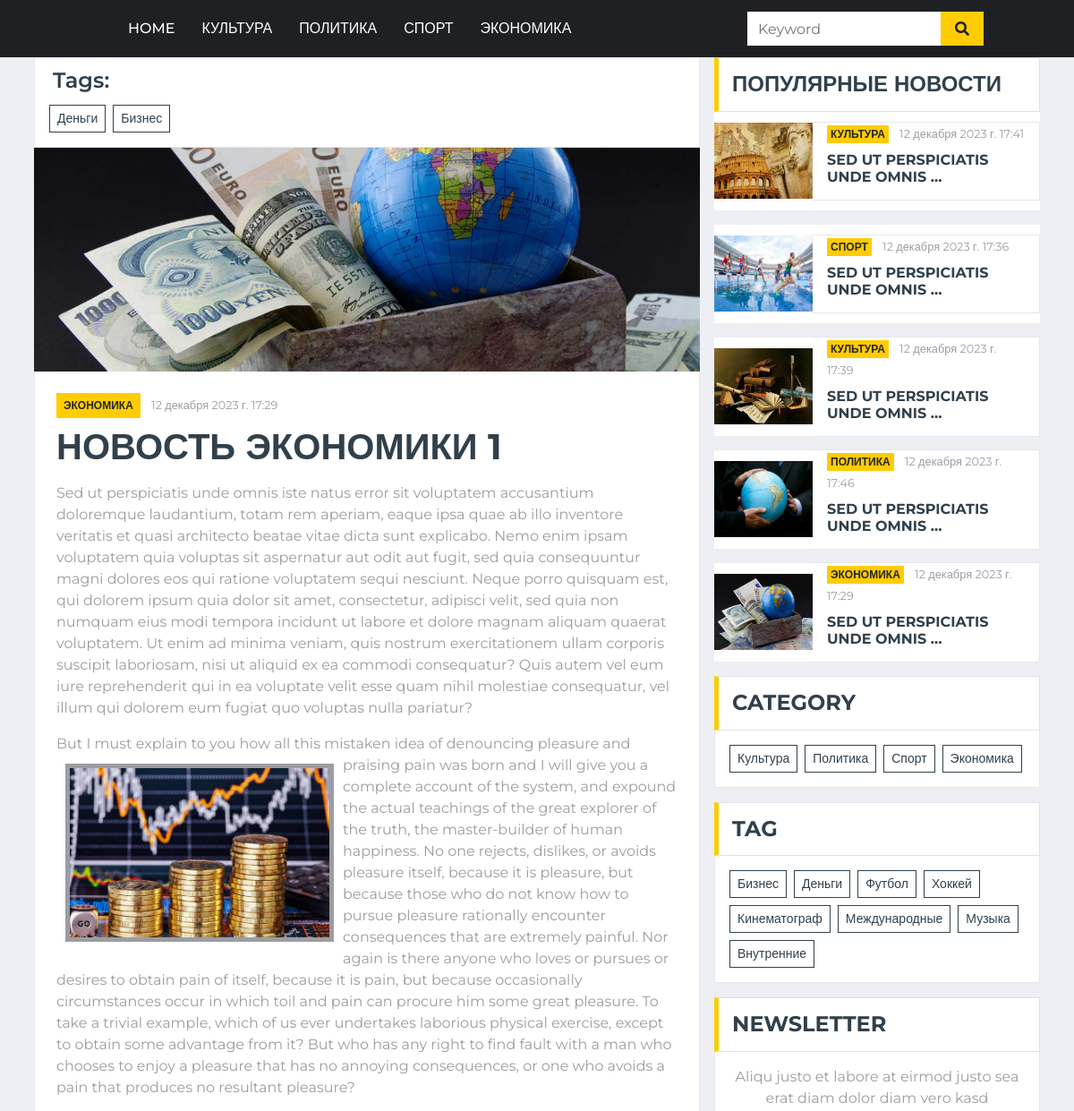
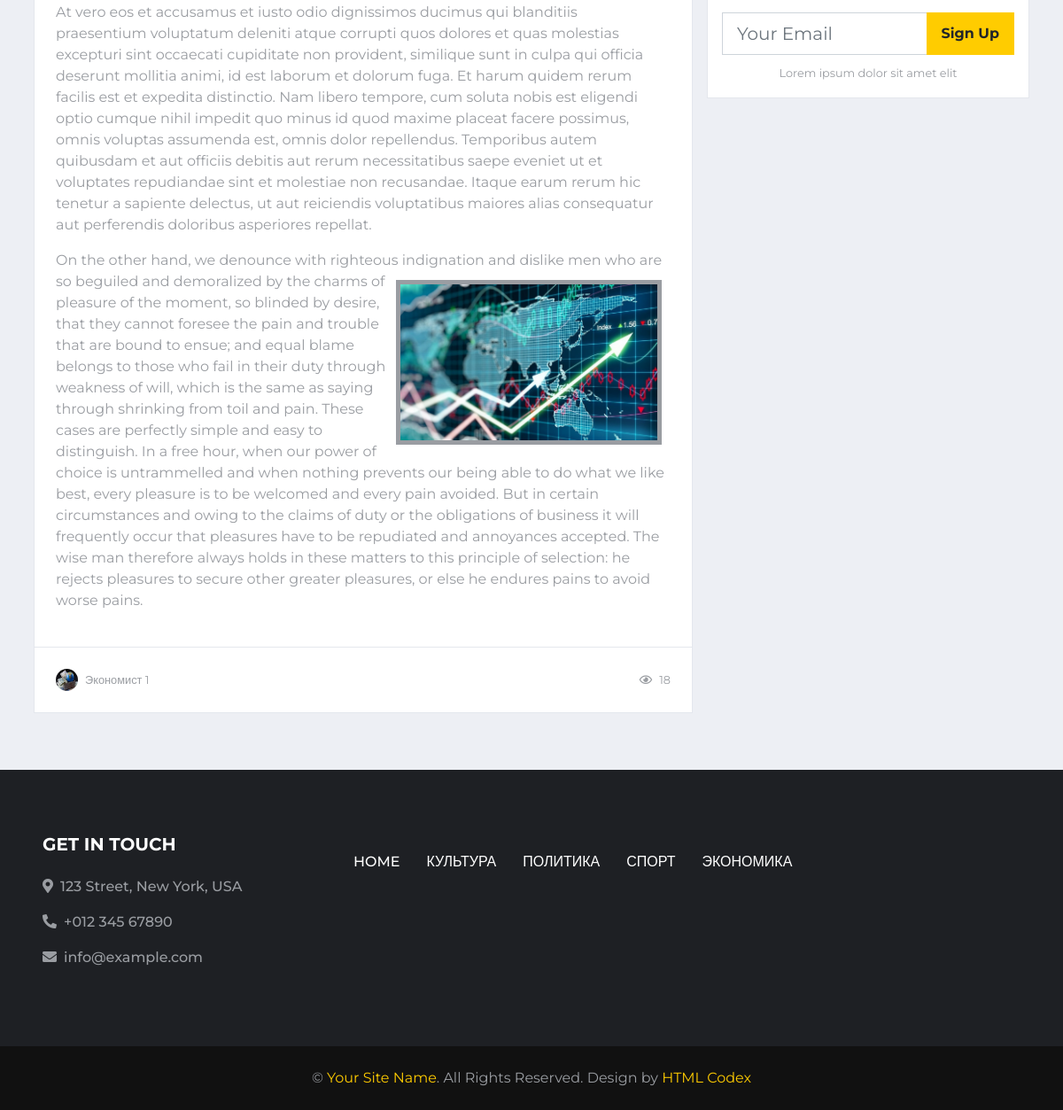
The page /news/novost-ekonomiki-1/ on the database its author committed (2 pictures, top to bottom).
### news/models.py (models this page shows, shortened)
class Category(models.Model):
    title = models.CharField(max_length=150)
    slug = models.SlugField(max_length=100, verbose_name='url', unique=True)
    def __str__(self):
        return self.title
    def get_absolute_url(self):
        return reverse('category', kwargs={"slug": self.slug})
    class Meta:
        ordering = ['title']
        verbose_name = 'Категория'
        verbose_name_plural = 'Категории'

class Tag(models.Model):
    title = models.CharField(max_length=50)
    slug = models.SlugField(max_length=100, verbose_name='url', unique=True)
    def __str__(self):
        return self.title
    def get_absolute_url(self):
        return reverse('tags', kwargs={"slug": self.slug})
    class Meta:
        verbose_name = 'Тег'
        verbose_name_plural = 'Теги'
        ordering = ['-title']

class News(models.Model):
    title = models.CharField(max_length=255)
    slug = models.SlugField(max_length=100, verbose_name='url', unique=True)
    author = models.CharField(max_length=100)
    content = models.TextField(blank=True)
    created_at = models.DateTimeField(auto_now_add=True, verbose_name='Дата публикации')
    photo = models.ImageField(upload_to='photos/%Y/%m/%d', blank=True)
    views = models.IntegerField(default=0, verbose_name='Количество просмотров')
    category = models.ForeignKey(Category, on_delete=models.PROTECT, related_name='news_cat')
    tags = models.ManyToManyField(Tag, blank=True, related_name='news_cat')
    def get_absolute_url(self):
        return reverse('news', kwargs={"slug": self.slug})
    class Meta:
        ordering = ['-created_at']
        verbose_name = 'Новость'
        verbose_name_plural = 'Новости'

### news/views.py (the view)
# urls.py: path('news/<str:slug>/', GetNews.as_view(), name='news'),
class GetNews(DetailView):
    model = News
    template_name = 'news/single.html'
    context_object_name = 'new'
    def get_context_data(self, *, object_list=None, **kwargs):
        context = super().get_context_data(**kwargs)
        context['tags'] = self.object.tags.all()
        self.object.views = F('views') + 1
        self.object.save()
        self.object.refresh_from_db()
        return context

### news/templatetags/cat_menu.py (called while the page is built)
@register.inclusion_tag('news/cat_menu_tpl.html')
def show_cat_menu(cat_menu_class='cat_menu'):
    categories = Category.objects.all()
    return {"categories": categories, "cat_menu_class": cat_menu_class}

### news/templatetags/category_menu.py (called while the page is built)
@register.inclusion_tag('news/category_menu_tpl.html')
def show_category_menu(category_menu_class='category_menu'):
    categories = Category.objects.all()
    return {"categories": categories, "category_menu_class": category_menu_class}

### news/templatetags/popular.py (called while the page is built)
@register.inclusion_tag('news/popular_news_right_tpl.html')
def get_popular_right(cnt=5):
    news = News.objects.order_by('-views')[:cnt].select_related()
    return {"news": news}

### news/templatetags/tag_menu.py (called while the page is built)
@register.inclusion_tag('news/tag_menu_tpl.html')
def show_tag_menu(tag_menu_class='tag_menu'):
    tags = Tag.objects.annotate(cnt=Count('news_cat')).filter(cnt__gt=0)
    return {"tags": tags, "tag_menu_class": tag_menu_class}

### news/templates/news/single.html (shortened to what this page needs)
{% extends 'base.html' %}
{% load static %}
{% block latestnews %}
<div class="col-lg-8">
    <div class="row">
        <div class="col-12">
            <div class="bg-white border border-top-0 p-3">
                <div class="d-flex flex-wrap m-n1">
                <h4 class="col-12">Tags:</h4>
                {% for tag in tags %}
                    <a href="{{ tag.get_absolute_url }}" class="btn btn-sm btn-outline-secondary m-1">{{ tag }}</a>
                {% endfor %}
                </div>
            </div>
        </div>
        <div class="col-lg-12">
            <div class="position-relative mb-3">
                {% if new.photo %}
                <img class="img-fluid w-100" src="{{ new.photo.url }}" style="object-fit: cover;height: 250px;">
                {% else %}
                <img class="img-fluid w-100" src="{% static 'news.jpg' %}" style="object-fit: cover;height: 250px;">
                {% endif %}
                <div class="bg-white border border-top-0 p-4">
                    <div class="mb-2">
                        <a class="badge badge-primary text-uppercase font-weight-semi-bold p-2 mr-2" href="{{ new.category.get_absolute_url }}">{{ new.category }}</a>
                        <a class="text-body" href=""><small>{{ new.created_at }}</small></a>
                    </div>
                    <h1 class="mb-3 text-secondary text-uppercase font-weight-bold">{{ new.title }}</h1>
                    <p>{{ new.content|safe }}</p>
                </div>
                <div class="d-flex justify-content-between bg-white border border-top-0 p-4">
                    <div class="d-flex align-items-center">
                        <img class="rounded-circle mr-2" src="{{ new.photo.url }}" width="25" height="25" alt="">
                        <small>{{ new.author }}</small>
                    </div>
                    <div class="d-flex align-items-center">
                        <small class="ml-3"><i class="far fa-eye mr-2"></i>{{ new.views }}</small>
                    </div>
                </div>
            </div>
        </div>
    </div>
</div>
{% endblock %}

### templates/base.html (shortened to what this page needs)
{% load static %}
{% load cache %}
<!DOCTYPE html>
<html lang="en">
<head>
    <link href="https://cdnjs.cloudflare.com/ajax/libs/font-awesome/5.15.0/css/all.min.css" rel="stylesheet">
    <link href="{% static 'lib/owlcarousel/assets/owl.carousel.min.css' %}" rel="stylesheet">
    <link href="{% static 'css/style.css' %}" rel="stylesheet">
</head>
<body>
    {% cache 10 header %}
        {% include 'inc/_header.html' %}
    {% endcache %}
    <div class="container-fluid">
        <div class="container">
            <div class="row">
                {% block latestnews %}{% endblock %}
                <div class="col-lg-4">
                    {% load popular %}
                    {% get_popular_right %}
                        {% load category_menu %}
                        {% show_category_menu %}
                    {% load tag_menu %}
                    {% show_tag_menu %}
                    <div class="mb-3">
                        <div class="section-title mb-0">
                            <h4 class="m-0 text-uppercase font-weight-bold">Newsletter</h4>
                        </div>
                        <div class="bg-white text-center border border-top-0 p-3">
                            <p>Aliqu justo et labore at eirmod justo sea erat diam dolor diam vero kasd</p>
                            <div class="input-group mb-2" style="width: 100%;">
                                <input type="text" class="form-control form-control-lg" placeholder="Your Email">
                                <div class="input-group-append">
                                    <button class="btn btn-primary font-weight-bold px-3">Sign Up</button>
                                </div>
                            </div>
                            <small>Lorem ipsum dolor sit amet elit</small>
                        </div>
                    </div>
                </div>
            </div>
        </div>
    </div>
    {% cache 10 footer %}
    {% include 'inc/_footer.html' %}
    {% endcache %}
</body>
</html>

### templates/inc/_header.html (shortened to what this page needs)
{% load cat_menu %}
<div class="container-fluid p-0">
    <nav class="navbar navbar-expand-lg bg-dark navbar-dark py-2 py-lg-0 px-lg-5">
        <div class="collapse navbar-collapse justify-content-between px-0 px-lg-3" id="navbarCollapse">
            <div class="navbar-nav mr-auto py-0">
                {% show_cat_menu %}
            </div>
            <div class="input-group ml-auto d-none d-lg-flex" style="width: 100%; max-width: 300px;">
                <form action="{% url 'search' %}" method="get">
                <div class="input-group-append">
                    <input type="text" class="form-control border-0" name="search" placeholder="Keyword">
                    <button class="input-group-text bg-primary text-dark border-0 px-3"><i
                            class="fa fa-search"></i></button>
                </div>
                </form>
            </div>
        </div>
    </nav>
</div>

### news/templates/news/cat_menu_tpl.html (shortened to what this page needs)
<div class="{{ cat_menu_class }}">
    <nav class="navbar navbar-expand-lg bg-dark navbar-dark py-2 py-lg-0 px-lg-5">
        <div class="collapse navbar-collapse justify-content-between px-0 px-lg-3" id="navbarCollapse">
            <div class="navbar-nav mr-auto py-0">
                <a href="{% url 'home' %}" class="nav-item nav-link">Home</a>
                {% for item in categories %}
                <a href="{{ item.get_absolute_url }}" class="nav-item nav-link">{{ item.title }}</a>
                {% endfor %}
            </div>
        </div>
    </nav>
</div>

### news/templates/news/popular_news_right_tpl.html
<div class="section-title mb-0">
    <h4 class="m-0 text-uppercase font-weight-bold">Популярные новости</h4>
</div>
{% for new in news %}
<div class="d-flex align-items-center bg-white mb-3" style="height: 110px;">
    <img class="img-fluid" src="{{ new.photo.url }}" alt="" style="width: 110px; height: 85px; ">
    <div class="w-10 h-10 px-3 d-flex flex-column justify-content-center border border-left-0">
        <div class="mb-2">
            <a class="badge badge-primary text-uppercase font-weight-semi-bold p-1 mr-2"
               href="{{ new.category.get_absolute_url }}">{{ new.category }}</a>
            <a class="text-body" href=""><small>{{ new.created_at }}</small></a>
        </div>
        <a class="h6 m-0 text-secondary text-uppercase font-weight-bold" href="{{ new.get_absolute_url }}">{{ new.content|truncatewords_html:5|safe }}</a>
    </div>
</div>
{% endfor %}

### news/templates/news/category_menu_tpl.html
<div class="{{ category_menu_class }}">
<div class="mb-3">
    <div class="section-title mb-0">
        <h4 class="m-0 text-uppercase font-weight-bold">Category</h4>
    </div>
    <div class="bg-white border border-top-0 p-3">
        <div class="d-flex flex-wrap m-n1">
            {% for item in categories %}
            <a href="{{ item.get_absolute_url }}" class="btn btn-sm btn-outline-secondary m-1">{{ item.title }}</a>
            {% endfor %}
        </div>
    </div>
</div>
</div>

### news/templates/news/tag_menu_tpl.html
<div class="{{ category_menu_class }}">
<div class="mb-3">
    <div class="section-title mb-0">
        <h4 class="m-0 text-uppercase font-weight-bold">Tag</h4>
    </div>
    <div class="bg-white border border-top-0 p-3">
        <div class="d-flex flex-wrap m-n1">
            {% for item in tags %}
            <a href="{{ item.get_absolute_url }}" class="btn btn-sm btn-outline-secondary m-1">{{ item.title }}</a>
            {% endfor %}
        </div>
    </div>
</div>
</div>

### templates/inc/_footer.html
{% load cat_menu %}
<div class="container-fluid bg-dark pt-5 px-sm-3 px-md-5 mt-5">
    <div class="row py-4">
        <div class="col-lg-3 col-md-6 mb-5">
            <h5 class="mb-4 text-white text-uppercase font-weight-bold">Get In Touch</h5>
            <p class="font-weight-medium"><i class="fa fa-map-marker-alt mr-2"></i>123 Street, New York, USA</p>
            <p class="font-weight-medium"><i class="fa fa-phone-alt mr-2"></i>+012 345 67890</p>
            <p class="font-weight-medium"><i class="fa fa-envelope mr-2"></i>info@example.com</p>
        </div>
        {% show_cat_menu 'footer-cat_menu' %}
    </div>
</div>
<div class="container-fluid py-4 px-sm-3 px-md-5" style="background: #111111;">
    <p class="m-0 text-center">&copy; <a href="#">Your Site Name</a>. All Rights Reserved.
        Design by <a href="https://htmlcodex.com">HTML Codex</a></p>
</div>

### rows shown on the page
Category: title "КУЛЬТУРА", title "Культура"
Category: title "ПОЛИТИКА", title "Политика"
Category: title "СПОРТ", title "Спорт"
Category: title "ЭКОНОМИКА", title "Экономика"
Tag: title "Деньги"
Tag: title "Бизнес"
News: photo (picture), category "ЭКОНОМИКА", created_at "12 декабря 2023 г. 17:29", title "НОВОСТЬ ЭКОНОМИКИ 1", content "Sed ut perspiciatis unde omnis iste natus error sit voluptatem accusantium doloremque laudantium, totam rem aperiam, eaque ipsa quae ab illo inventore veritatis et quasi architecto beatae vitae dicta sunt explicabo. Nemo enim ipsam voluptatem quia voluptas sit aspernatur aut odit aut fugit, sed quia consequuntur magni dolores eos qui ratione voluptatem sequi nesciunt. Neque porro quisquam est, qui dolorem ipsum quia dolor sit amet, consectetur, adipisci velit, sed quia non numquam eius modi tempora incidunt ut labore et dolore magnam aliquam quaerat voluptatem. Ut enim ad minima veniam, quis nostrum exercitationem ullam corporis suscipit laboriosam, nisi ut aliquid ex ea commodi…", content (picture), author "Экономист 1", views "18", content "SED UT PERSPICIATIS UNDE OMNIS …"
News: photo (picture), category "КУЛЬТУРА", created_at "12 декабря 2023 г. 17:41", content "SED UT PERSPICIATIS UNDE OMNIS …"
News: photo (picture), category "СПОРТ", created_at "12 декабря 2023 г. 17:36", content "SED UT PERSPICIATIS UNDE OMNIS …"
News: photo (picture), category "КУЛЬТУРА", created_at "12 декабря 2023 г. 17:39", content "SED UT PERSPICIATIS UNDE OMNIS …"
News: photo (picture), category "ПОЛИТИКА", created_at "12 декабря 2023 г. 17:46", content "SED UT PERSPICIATIS UNDE OMNIS …"
Tag: title "Футбол"
Tag: title "Хоккей"
Tag: title "Кинематограф"
Tag: title "Международные"
Tag: title "Музыка"
Tag: title "Внутренние"
